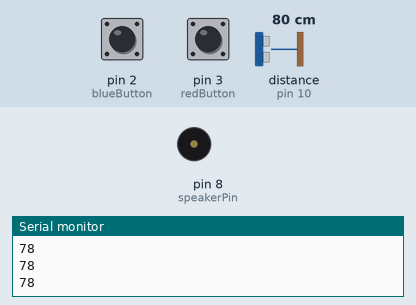
A sketch run on a simulated Arduino Uno, built with avr-gcc and run on an emulated ATmega328P. Parts: buzzer (waves = sounding), the last lines printed to the serial monitor. Wiring (inferred from the names in the program): ultrasonic range finder: trigger pin 9; echo pin 10. The test bench sets the inputs (shaded band); at power-on: distance to the obstacle (sensor on pin 10) 80 cm, pin 2 (blueButton) HIGH, pin 3 (redButton) HIGH. The echo pulse lasts 58.3 µs per cm.

Above: at 1.2 s.
1.3 s: distance to the obstacle (sensor on pin 10) set to 54 cm
2.8 s: distance to the obstacle (sensor on pin 10) set to 46 cm
At 3.9 s:
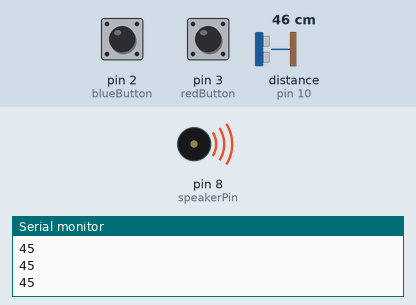
4.3 s: pin 2 (blueButton) pulled LOW for 1 s
At 4.9 s:
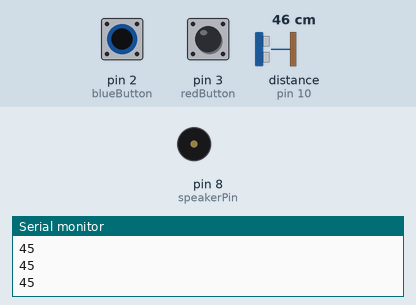
6.8 s: pin 2 (blueButton) pulled LOW for 3.2 s
At 10.4 s:
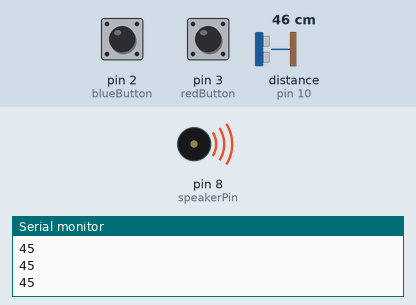
11.5 s: pin 3 (redButton) pulled LOW for 3.2 s
At 12.2 s:
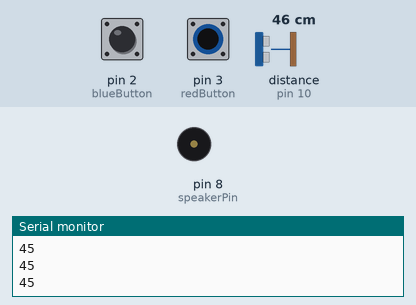
Timing chart, 0 to 16.2 s (numbered marks = the images above; inputs shaded):
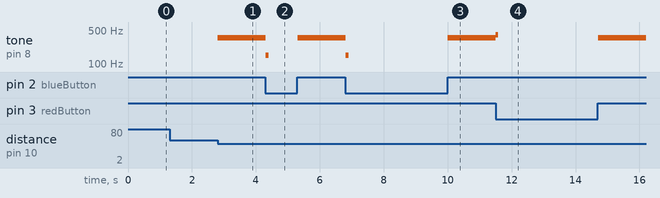

Measured:
- the behaviour switches between 51 and 50 cm on distance to the obstacle (sensor on pin 10) (found by bisection; images 0 and 1)
- after the input at 2.8 s, tone on pin 8 (speakerPin): silent → 345 Hz at once
- after the input at 4.3 s, tone on pin 8 (speakerPin): 345 Hz → 150 Hz at once, → silent 0.10 s later, → 345 Hz 0.90 s later
- after the input at 6.8 s, tone on pin 8 (speakerPin): 345 Hz → 150 Hz at once, → silent 0.10 s later, → 345 Hz 3.1 s later
- after the input at 11.5 s, tone on pin 8 (speakerPin): 345 Hz → 400 Hz at once, → silent 0.08 s later, → 345 Hz 3.1 s later

The sketch:

week10.ino
```cpp
const int trigPin = 9;
const int echoPin = 10;
const int blueButton = 2;
const int redButton = 3;
const int speakerPin = 8;

int lastBlueButtonState = HIGH;
int lastRedButtonState = HIGH;

void setup() {
  pinMode(trigPin, OUTPUT);
  pinMode(echoPin, INPUT);
  pinMode(blueButton, INPUT_PULLUP);
  pinMode(redButton, INPUT_PULLUP);
  pinMode(speakerPin, OUTPUT);
  Serial.begin(9600);
}

void loop() {
  int blueButtonState = digitalRead(blueButton);
  int redButtonState = digitalRead(redButton);

  // Blue button
  if (blueButtonState == LOW && lastBlueButtonState == HIGH) {
    tone(speakerPin, 150, 100);
  }

  // Red button
  if (redButtonState == LOW && lastRedButtonState == HIGH) {
    tone(speakerPin, 400, 80);
  }

  lastBlueButtonState = blueButtonState;
  lastRedButtonState = redButtonState;


  if (blueButtonState == HIGH && redButtonState == HIGH) {

    // ultrasonic sensor
    digitalWrite(trigPin, LOW);
    delayMicroseconds(2);
    digitalWrite(trigPin, HIGH);
    delayMicroseconds(10);
    digitalWrite(trigPin, LOW);

    // echo time
    long duration = pulseIn(echoPin, HIGH);
    int distance = duration * 0.034 / 2;

    Serial.println(distance);

    if (distance > 5 && distance < 50) {
      int pitch = map(distance, 5, 50, 1500, 200);
      pitch = constrain(pitch, 200, 1500);
      tone(speakerPin, pitch);
    } else {
      noTone(speakerPin);
    }
  }
}
```
